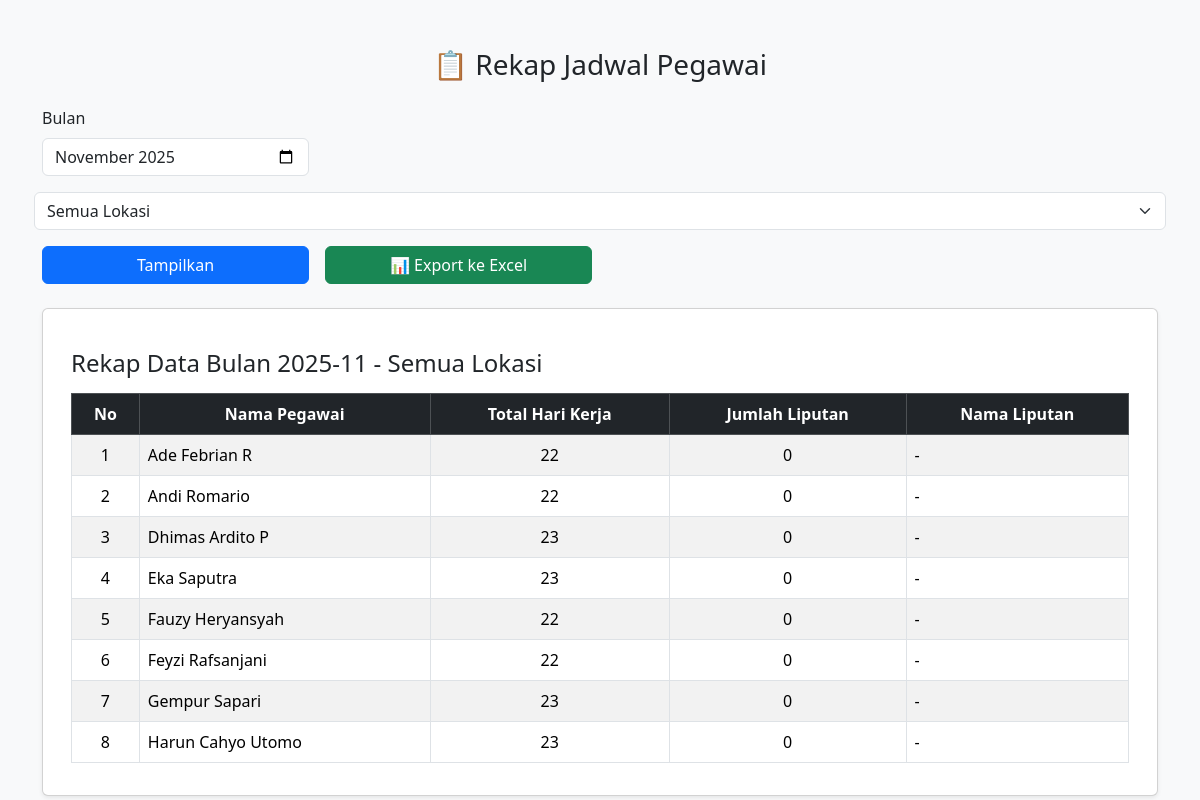
/pages/rekap.php, run on the app's committed database.
### tables this page shows
CREATE TABLE `pegawai` (
  `id` int(11) NOT NULL,
  `nama` varchar(100) NOT NULL,
  `nip` bigint(25) NOT NULL,
  `id_divisi` int(11) NOT NULL
);

### pages/proses_rekap.php (the view, shortened to what this page needs)
<?php
include '../config/koneksi.php';
$bulan  = isset($_GET['bulan']) ? $_GET['bulan'] : date('Y-m');
$lokasi = isset($_GET['lokasi']) ? $_GET['lokasi'] : 'Semua';
$whereLokasi = "";
$sql = "
    SELECT
        p.id AS id_pegawai,
        p.nama AS nama_pegawai,
        COUNT(DISTINCT j.id) AS total_hari_kerja,
        COUNT(DISTINCT l.id) AS total_liputan,
        GROUP_CONCAT(
            DISTINCT CONCAT(l.jenis_kegiatan, ' - ', l.lokasi)
            SEPARATOR '\n'
        ) AS liputan_detail
    FROM pegawai p
    LEFT JOIN jadwal_karyawan j
        ON p.id = j.id_pegawai
        AND DATE_FORMAT(j.tanggal, '%Y-%m') = '$bulan'
        $whereLokasi
    LEFT JOIN liputan l
        ON p.id = l.id_pegawai
        AND DATE_FORMAT(l.tanggal, '%Y-%m') = '$bulan'
    GROUP BY p.id
    HAVING total_hari_kerja > 0
    ORDER BY p.nama ASC
";
$result = $conn->query($sql);
?>
<div class="container mt-4">
    <h4 class="mb-3">
        Rekap Data Bulan <?= htmlspecialchars($bulan); ?>
        <?= $lokasi != 'Semua' ? "- Lokasi: " . htmlspecialchars($lokasi) : "- Semua Lokasi"; ?>
    </h4>
    <?php if ($result && $result->num_rows > 0): ?>
        <div class="table-responsive">
            <table class="table table-bordered table-striped align-middle">
                <thead class="table-dark text-center">
                    <tr>
                        <th>No</th>
                        <th>Nama Pegawai</th>
                        <th>Total Hari Kerja</th>
                        <th>Jumlah Liputan</th>
                        <th>Nama Liputan</th>
                    </tr>
                </thead>
                <tbody>
                    <?php
                    $no = 1;
                    while ($row = $result->fetch_assoc()):
                    ?>
                        <tr>
                            <td class="text-center"><?= $no++; ?></td>
                            <td><?= htmlspecialchars($row['nama_pegawai']); ?></td>
                            <td class="text-center"><?= (int)$row['total_hari_kerja']; ?></td>
                            <td class="text-center"><?= (int)$row['total_liputan']; ?></td>
                            <td><?= nl2br(htmlspecialchars($row['liputan_detail'] ?: '-')); ?></td>
                        </tr>
                    <?php endwhile; ?>
                </tbody>
            </table>
        </div>
    <?php endif; ?>
</div>

### data on the page
pegawai: nama "Ade Febrian R", total_hari_kerja "22", total_liputan "0", liputan_detail "-"
pegawai: nama "Andi Romario", total_hari_kerja "22", total_liputan "0", liputan_detail "-"
pegawai: nama "Dhimas Ardito P", total_hari_kerja "23", total_liputan "0", liputan_detail "-"
pegawai: nama "Eka Saputra", total_hari_kerja "23", total_liputan "0", liputan_detail "-"
pegawai: nama "Fauzy Heryansyah", total_hari_kerja "22", total_liputan "0", liputan_detail "-"
pegawai: nama "Feyzi Rafsanjani", total_hari_kerja "22", total_liputan "0", liputan_detail "-"
pegawai: nama "Gempur Sapari", total_hari_kerja "23", total_liputan "0", liputan_detail "-"
pegawai: nama "Harun Cahyo Utomo", total_hari_kerja "23", total_liputan "0", liputan_detail "-"

### other printed values
$bulan "2025-11"
